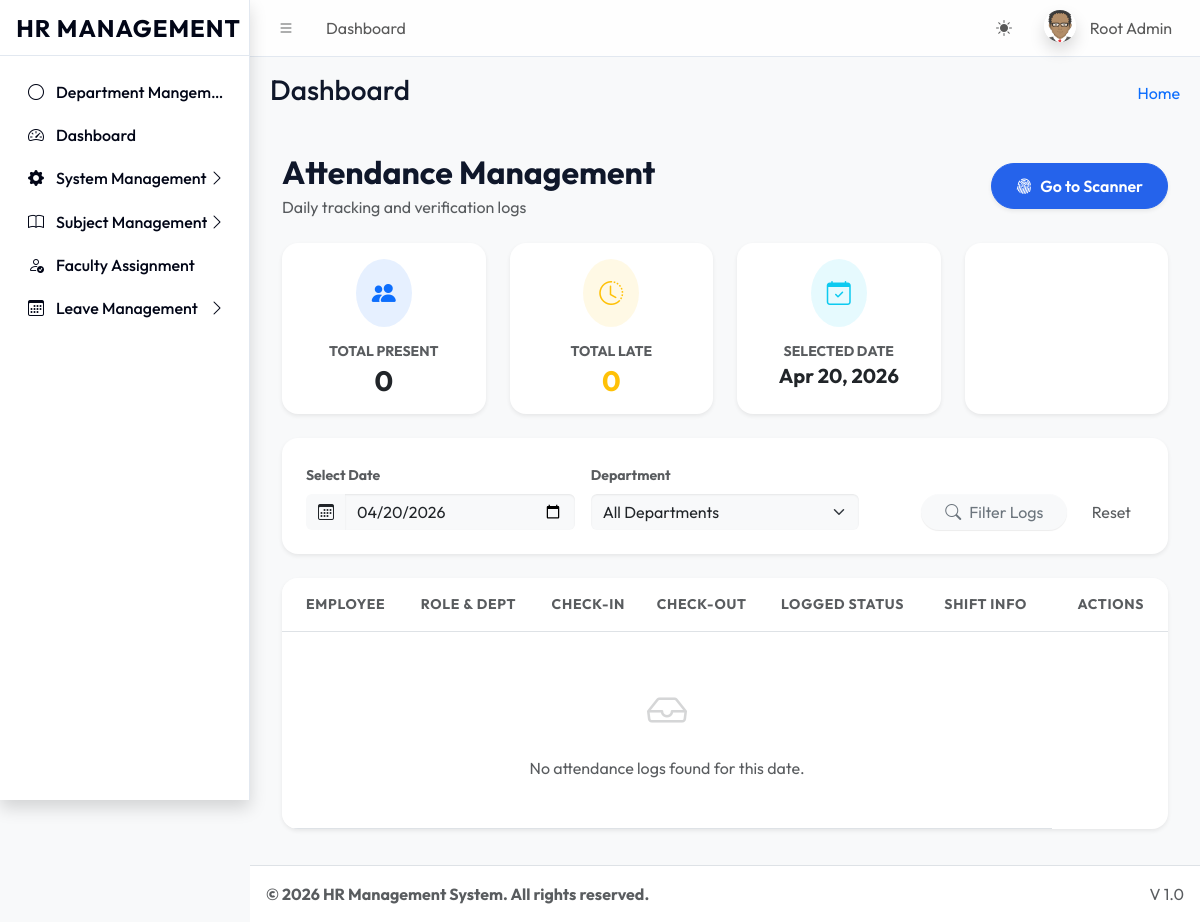
Page /dashboards/super_admin/attendance_management.php?date=2026-04-20 (signed in) on the earlier database version.
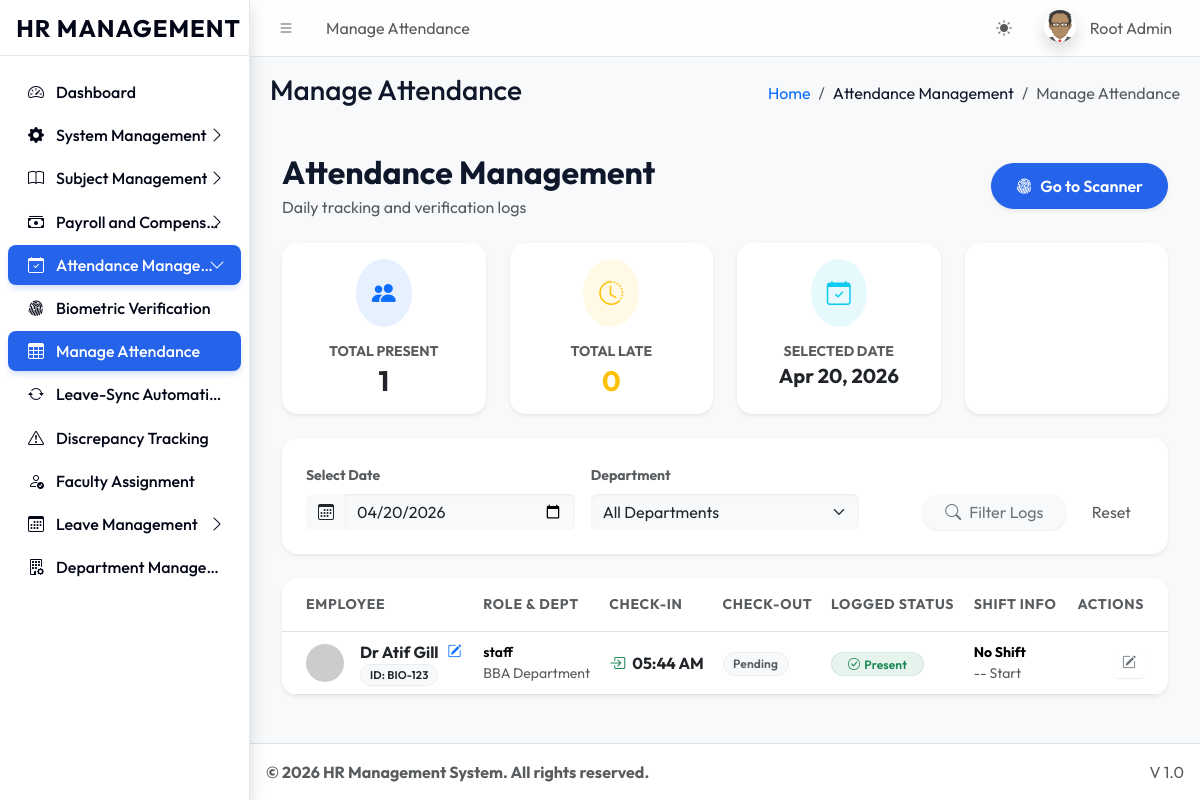
Same page on the later database version.
### tables this page shows
CREATE TABLE `sys_pages` (
  `id` int(11) NOT NULL,
  `parent_id` int(11) DEFAULT 0,
  `page_name` varchar(100) NOT NULL,
  `page_url` varchar(255) DEFAULT '#',
  `icon_class` varchar(50) DEFAULT 'bi bi-circle',
  `sort_order` int(11) DEFAULT 0
);

CREATE TABLE `users` (
  `id` int(11) NOT NULL,
  `name` varchar(100) NOT NULL,
  `email` varchar(100) NOT NULL,
  `password` varchar(255) NOT NULL,
  `role` varchar(50) NOT NULL,
  `identity_no` varchar(50) DEFAULT NULL,
  `registration_no` varchar(50) DEFAULT NULL,
  `is_active` tinyint(1) DEFAULT 1,
  `department_id` int(11) DEFAULT NULL,
  `biometric_id` varchar(100) DEFAULT NULL
);

CREATE TABLE `departments` (
  `id` int(11) NOT NULL,
  `name` varchar(100) NOT NULL,
  `code` varchar(10) NOT NULL,
  `created_at` timestamp NOT NULL DEFAULT current_timestamp(),
  `deleted_at` timestamp NULL DEFAULT NULL
);

CREATE TABLE `attendance` (
  `id` int(11) NOT NULL,
  `user_id` int(11) NOT NULL,
  `date` date NOT NULL,
  `status` enum('Present','Absent','Late','Half Day','On Leave','Holiday') DEFAULT 'Present',
  `check_in` time DEFAULT NULL,
  `check_out` time DEFAULT NULL,
  `biometric_id` varchar(100) DEFAULT NULL,
  `created_at` timestamp NOT NULL DEFAULT current_timestamp(),
  `is_flagged` tinyint(1) DEFAULT 0,
  `discrepancy_reason` varchar(255) DEFAULT NULL
);

### dashboards/super_admin/attendance_management.php (the view, shortened to what the changed rows need)
<?php
require_once '../../includes/header.php';
$filterDate = $_GET['date'] ?? date('Y-m-d');
$statsQuery = "
    SELECT
        COUNT(*) as total_present,
        SUM(CASE WHEN status = 'Late' THEN 1 ELSE 0 END) as total_late
    FROM attendance
    WHERE date = ?
";
$statsStmt = $pdo->prepare($statsQuery);
$statsStmt->execute([$filterDate]);
$stats = $statsStmt->fetch();
$query = "
    SELECT
        u.id as user_id, u.name, u.email, u.role, u.biometric_id,
        d.name as department,
        up.designation,
        a.id as attendance_id, a.date, a.check_in, a.check_out, a.status as logged_status, a.is_flagged, a.discrepancy_reason,
        s.name as shift_name, s.start_time as shift_start
    FROM users u
    JOIN attendance a ON u.id = a.user_id
    LEFT JOIN departments d ON u.department_id = d.id
    LEFT JOIN user_profiles up ON u.id = up.user_id
    LEFT JOIN employee_shifts es ON u.id = es.user_id
    LEFT JOIN shifts s ON es.shift_id = s.id
    WHERE a.date = ?
";
$query .= " ORDER BY a.check_in DESC";
$stmt = $pdo->prepare($query);
$stmt->execute([$filterDate]);
$logs = $stmt->fetchAll();
?>
<div class="container-fluid py-4">
    <div class="row align-items-center mb-4">
        <div class="col-md-6">
            <h2 class="fw-bold mb-1">Attendance Management</h2>
        </div>
    </div>
    <div class="row g-4 mb-4">
        <div class="col-md-3 col-6">
            <div class="card border-0 shadow-sm rounded-4 text-center p-3 h-100 bg-white">
                <div class="p-3 rounded-circle bg-primary bg-opacity-10 text-primary d-inline-block mb-3 mx-auto">
                    <i class="bi bi-people-fill fs-4"></i>
                </div>
                <h6 class="text-muted small fw-bold text-uppercase mb-1">Total Present</h6>
                <h3 class="fw-bold mb-0"><?= $stats['total_present'] ?? 0 ?></h3>
            </div>
        </div>
    </div>
    <div class="card border-0 shadow-sm rounded-4 overflow-hidden">
        <div class="card-body p-0">
            <div class="table-responsive">
                <table class="table table-hover align-middle mb-0">
                    <thead class="bg-light bg-opacity-50">
                        <tr>
                            <th class="ps-4 py-3 text-muted small fw-bold">Employee</th>
                            <th class="py-3 text-muted small fw-bold">Role & Dept</th>
                            <th class="py-3 text-muted small fw-bold">Check-In</th>
                            <th class="py-3 text-muted small fw-bold">Check-Out</th>
                            <th class="py-3 text-muted small fw-bold">Logged Status</th>
                            <th class="py-3 text-muted small fw-bold">Shift Info</th>
                            <th class="text-end pe-4 py-3 text-muted small fw-bold">Actions</th>
                        </tr>
                    </thead>
                    <tbody>
                        <?php if(empty($logs)): ?>
                            <tr>
                                <td colspan="6" class="text-center py-5">
                                    <div class="text-muted mb-3"><i class="bi bi-inbox fs-1 opacity-25"></i></div>
                                    <p class="text-muted mb-0">No attendance logs found for this date.</p>
                                </td>
                            </tr>
                        <?php endif; ?>
                        <?php foreach($logs as $log): ?>
                        <tr>
                            <td class="ps-4">
                                <div class="d-flex align-items-center">
                                    <img src="https://ui-avatars.com/api/?name=<?= urlencode($log['name']) ?>&background=random" class="rounded-circle me-3" width="38">
                                    <div>
                                        <div class="fw-bold text-dark d-flex align-items-center">
                                            <?= htmlspecialchars($log['name']) ?>
                                            <button class="btn btn-link btn-sm p-0 ms-2 text-primary" onclick="quickEditBio(<?= $log['user_id'] ?>, '<?= htmlspecialchars($log['biometric_id'] ?? '') ?>', '<?= htmlspecialchars($log['name']) ?>')" title="Edit Biometric ID">
                                                <i class="bi bi-pencil-square"></i>
                                            </button>
                                        </div>
                                        <div class="text-muted small">
                                            <?php if($log['biometric_id']): ?>
                                                <span class="badge bg-light text-dark border border-light-subtle rounded-pill" style="font-size: 0.7rem;">ID: <?= htmlspecialchars($log['biometric_id']) ?></span>
                                            <?php else: ?>
                                                <span class="badge bg-danger bg-opacity-10 text-danger rounded-pill" style="font-size: 0.7rem;">No Bio ID</span>
                                            <?php endif; ?>
                                        </div>
                                    </div>
                                </div>
                            </td>
                            <td>
                                <div class="small fw-semibold"><?= htmlspecialchars($log['role']) ?></div>
                                <div class="text-muted small"><?= htmlspecialchars($log['department'] ?? 'General') ?></div>
                            </td>
                            <td>
                                <span class="fw-bold text-dark"><i class="bi bi-box-arrow-in-right me-1 text-success"></i> <?= date('h:i A', strtotime($log['check_in'])) ?></span>
                            </td>
                            <td>
                                <?php if($log['check_out']): ?>
                                    <span class="fw-bold text-dark"><i class="bi bi-box-arrow-right me-1 text-danger"></i> <?= date('h:i A', strtotime($log['check_out'])) ?></span>
                                <?php else: ?>
                                    <span class="badge bg-light text-muted border border-light-subtle rounded-pill">Pending</span>
                                <?php endif; ?>
                            </td>
                            <td>
                                <?php if($log['is_flagged']): ?>
                                    <span class="badge bg-danger bg-opacity-10 text-danger px-3 rounded-pill border border-danger border-opacity-10" title="<?= htmlspecialchars($log['discrepancy_reason']) ?>">
                                        <i class="bi bi-exclamation-triangle-fill me-1"></i>Flagged
                                    </span>
                                <?php elseif($log['logged_status'] == 'Late'): ?>
                                    <span class="badge bg-warning bg-opacity-10 text-warning px-3 rounded-pill border border-warning border-opacity-10"><i class="bi bi-exclamation-triangle me-1"></i>Late</span>
                                <?php else: ?>
                                    <span class="badge bg-success bg-opacity-10 text-success px-3 rounded-pill border border-success border-opacity-10"><i class="bi bi-check-circle me-1"></i>Present</span>
                                <?php endif; ?>
                            </td>
                            <td>
                                <div class="small fw-bold"><?= $log['shift_name'] ?: 'No Shift' ?></div>
                                <div class="text-muted small"><?= $log['shift_start'] ? date('h:i A', strtotime($log['shift_start'])) : '--' ?> Start</div>
                            </td>
                            <td class="text-end pe-4">
                                <button class="btn btn-outline-secondary btn-sm border-0" onclick='editAttendance(<?= json_encode($log) ?>)' title="Manual Correction">
                                    <i class="bi bi-pencil-square"></i>
                                </button>
                            </td>
                        </tr>
                        <?php endforeach; ?>
                    </tbody>
                </table>
            </div>
        </div>
    </div>
</div>
<?php require_once '../../includes/footer.php'; ?>

### includes/header.php (shortened to what the changed rows need)
<?php
require_once __DIR__ . '/../core/session.php';
$current_url = substr($_SERVER['SCRIPT_NAME'], strlen('/universal/'));
$pageStmt = $pdo->prepare("SELECT * FROM sys_pages WHERE page_url LIKE ? LIMIT 1");
$pageStmt->execute(["%$current_url%"]);
$currentPageData = $pageStmt->fetch();
$pageTitle = $currentPageData['page_name'] ?? 'Dashboard';
$pageId = $currentPageData['id'] ?? 0;
$breadcrumbs = [];
if ($currentPageData) {
    $crumbId = $currentPageData['id'];
    while($crumbId != 0) {
        $crumbStmt = $pdo->prepare("SELECT id, parent_id, page_name, page_url FROM sys_pages WHERE id = ?");
        $crumbStmt->execute([$crumbId]);
        $crumb = $crumbStmt->fetch();
        array_unshift($breadcrumbs, $crumb);
        $crumbId = $crumb['parent_id'];
    }
}
?>
<!DOCTYPE html>
<html lang="en"> <head>
    <link rel="stylesheet" href="<?= BASE_URL ?>assets/css/bootstrap.min.css" />
    <link rel="stylesheet" href="<?= BASE_URL ?>assets/css/bootstrap-icons.css" />
    <link rel="stylesheet" href="<?= BASE_URL ?>assets/css/adminlte.min.css" />
    <link rel="stylesheet" href="<?= BASE_URL ?>assets/css/custom_theme.css" />
</head>
<body class="layout-fixed sidebar-expand-lg bg-body-tertiary">
<div class="app-wrapper">
    <nav class="app-header navbar navbar-expand bg-body">
        <div class="container-fluid">
            <ul class="navbar-nav">
                <li class="nav-item d-none d-md-block"> <a href="#" class="nav-link"><?= $pageTitle ?></a> </li>
            </ul>
        </div>
    </nav>
    <?php include 'sidebar.php'; ?>
    <main class="app-main">
        <div class="app-content-header">
            <div class="container-fluid">
                <div class="row">
                    <div class="col-sm-6"><h3 class="mb-0"><?= $pageTitle ?></h3></div>
                    <div class="col-sm-6">
                        <ol class="breadcrumb float-sm-end">
                            <li class="breadcrumb-item"><a href="<?= BASE_URL ?>">Home</a></li>
                            <?php foreach($breadcrumbs as $b): ?>
                                <li class="breadcrumb-item <?= ($b['id'] == $pageId) ? 'active' : '' ?>">
                                    <?= htmlspecialchars($b['page_name']) ?>
                                </li>
                            <?php endforeach; ?>
                        </ol>
                    </div>
                </div>
            </div>
        </div>
        <div class="app-content">
            <div class="container-fluid">

### includes/sidebar.php (shortened to what the changed rows need)
<aside class="app-sidebar shadow">
    <div class="sidebar-wrapper">
        <nav class="mt-2">
            <ul class="nav sidebar-menu flex-column" data-lte-toggle="treeview" role="menu" data-accordion="false">
                <?php
                function renderMenu($pdo, $parentId = 0, $userRole, $currentPath)
                {
                    $sql = "
                        SELECT p.* FROM sys_pages p
                        JOIN role_access ra ON p.id = ra.page_id
                        WHERE p.parent_id = ? AND ra.role_key = ?
                        ORDER BY p.sort_order ASC
                    ";
                    $stmt = $pdo->prepare($sql);
                    $stmt->execute([$parentId, $userRole]);
                    $items = $stmt->fetchAll();
                    foreach ($items as $item) {
                        $itemUrl = str_replace('\\', '/', $item['page_url']);
                        $childSql = "
                            SELECT p.* FROM sys_pages p
                            JOIN role_access ra ON p.id = ra.page_id
                            WHERE p.parent_id = ? AND ra.role_key = ?
                            ORDER BY p.sort_order ASC
                        ";
                        $childStmt = $pdo->prepare($childSql);
                        $childStmt->execute([$item['id'], $userRole]);
                        $children = $childStmt->fetchAll();
                        $hasChildren = count($children) > 0;
                        $isActive = ($currentPath === $itemUrl && $itemUrl !== '#');
                        $isExpanded = false;
                        if ($hasChildren) {
                            foreach ($children as $child) {
                                if ($currentPath === str_replace('\\', '/', $child['page_url'])) {
                                    $isExpanded = true;
                                    break;
                                }
                            }
                        }
                        $itemClass = "nav-item";
                        if ($hasChildren && $isExpanded) $itemClass .= " menu-open";
                        $linkClass = "nav-link";
                        if ($isActive || ($hasChildren && $isExpanded)) $linkClass .= " active";
                        echo '<li class="' . $itemClass . '">';
                        echo '<a href="' . ($hasChildren ? '#' : BASE_URL . $itemUrl) . '" class="' . $linkClass . '">';
                        echo '<i class="nav-icon ' . ($item['icon_class'] ?: 'bi bi-circle') . '"></i>';
                        echo '<p>' . htmlspecialchars($item['page_name']);
                        if ($hasChildren) {
                            echo '<i class="nav-arrow bi bi-chevron-right"></i>';
                        }
                        echo '</p></a>';
                        if ($hasChildren) {
                            echo '<ul class="nav nav-treeview">';
                            foreach ($children as $child) {
                                $childUrl = str_replace('\\', '/', $child['page_url']);
                                $isChildActive = ($currentPath === $childUrl);
                                echo '<li class="nav-item">';
                                echo '<a href="' . BASE_URL . $childUrl . '" class="nav-link ' . ($isChildActive ? 'active' : '') . '">';
                                echo '<i class="nav-icon ' . ($child['icon_class'] ?: 'bi bi-circle') . '"></i>';
                                echo '<p>' . htmlspecialchars($child['page_name']) . '</p>';
                                echo '</a></li>';
                            }
                            echo '</ul>';
                        }
                        echo '</li>';
                    }
                }
                $currentPath = str_replace('\\', '/', substr($_SERVER['SCRIPT_NAME'], strlen('/universal/')));
                renderMenu($pdo, 0, $_SESSION['role'], $currentPath);
                ?>
            </ul>
        </nav>
    </div>
</aside>

Differences in the rows shown:
added sys_pages: page_name "Manage Attendance"
added sys_pages: page_name "Payroll and Compens…"
added sys_pages: page_name "Attendance Manage…", page_name "Attendance Management"
added sys_pages: page_name "Biometric Verification"
added sys_pages: page_name "Leave-Sync Automati…"
added sys_pages: page_name "Discrepancy Tracking"
changed sys_pages: icon_class empty → "bi bi-building-gear" (drawn); page_name "Department Mangem…" → "Department Manage…"; moves down the list
now on this page (row edited): users: name "Dr Atif Gill", biometric "BIO-123", role "staff", department.name "BBA Department", attendance.check_in "05:44 AM", shift_name "No Shift"
Other differences:
$stats['total_present']: "0" → "1"
$pageTitle: "Dashboard" → (not shown)
text no longer shown: "No attendance logs found for this date."
